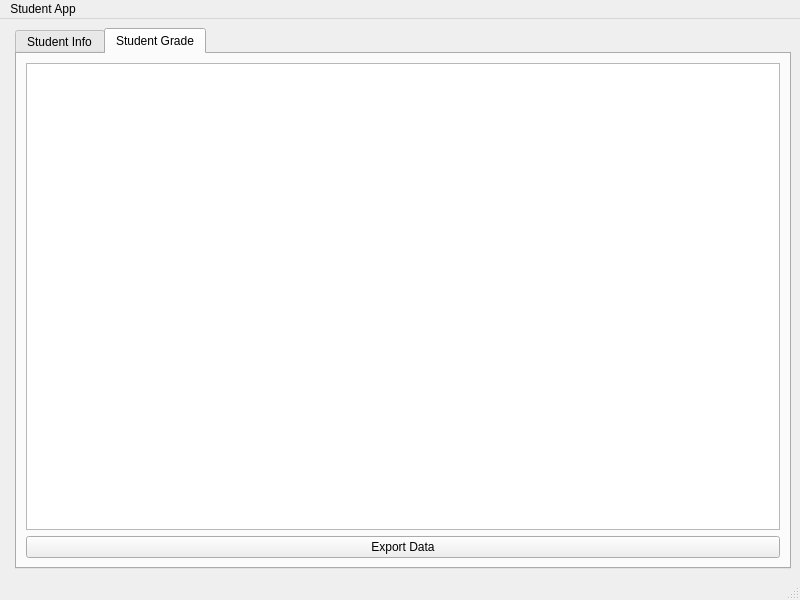
<?xml version="1.0" encoding="UTF-8"?>
<ui version="4.0">
 <class>MainWindow</class>
 <widget class="QMainWindow" name="MainWindow">
  <property name="geometry">
   <rect>
    <x>0</x>
    <y>0</y>
    <width>800</width>
    <height>600</height>
   </rect>
  </property>
  <property name="windowTitle">
   <string>MainWindow</string>
  </property>
  <widget class="QWidget" name="centralwidget">
   <layout class="QFormLayout" name="formLayout">
    <item row="0" column="1">
     <widget class="QTabWidget" name="tabWidget">
      <property name="currentIndex">
       <number>1</number>
      </property>
      <widget class="QWidget" name="tab">
       <attribute name="title">
        <string>Student Info</string>
       </attribute>
       <layout class="QVBoxLayout" name="verticalLayout">
        <item>
         <widget class="QLabel" name="label">
          <property name="text">
           <string>Student ID: </string>
          </property>
         </widget>
        </item>
        <item>
         <widget class="QLineEdit" name="lineEditStudentName"/>
        </item>
        <item>
         <widget class="QLabel" name="label_3">
          <property name="text">
           <string>Student Score:</string>
          </property>
         </widget>
        </item>
        <item>
         <widget class="QLineEdit" name="lineEditStudentId"/>
        </item>
        <item>
         <widget class="QLabel" name="label_2">
          <property name="text">
           <string>Student Name:</string>
          </property>
         </widget>
        </item>
        <item>
         <widget class="QLineEdit" name="lineEditStudentScore"/>
        </item>
        <item>
         <widget class="QPushButton" name="pushButtonInsertData">
          <property name="text">
           <string>Insert Data</string>
          </property>
         </widget>
        </item>
        <item>
         <widget class="QPushButton" name="pushButtonDisplayData">
          <property name="text">
           <string>Display Data</string>
          </property>
         </widget>
        </item>
        <item>
         <widget class="QTableWidget" name="tableWidgetStudents"/>
        </item>
       </layout>
      </widget>
      <widget class="QWidget" name="tab_2">
       <attribute name="title">
        <string>Student Grade</string>
       </attribute>
       <layout class="QGridLayout" name="gridLayout">
        <item row="0" column="0">
         <widget class="QListWidget" name="listWidgetGrades"/>
        </item>
        <item row="1" column="0">
         <widget class="QPushButton" name="pushButtonExportData">
          <property name="text">
           <string>Export Data</string>
          </property>
         </widget>
        </item>
       </layout>
      </widget>
     </widget>
    </item>
   </layout>
  </widget>
  <widget class="QMenuBar" name="menubar">
   <property name="geometry">
    <rect>
     <x>0</x>
     <y>0</y>
     <width>800</width>
     <height>26</height>
    </rect>
   </property>
   <widget class="QMenu" name="menuStudent_App">
    <property name="title">
     <string>Student App</string>
    </property>
   </widget>
   <addaction name="menuStudent_App"/>
  </widget>
  <widget class="QStatusBar" name="statusbar"/>
 </widget>
 <resources/>
 <connections/>
</ui>
